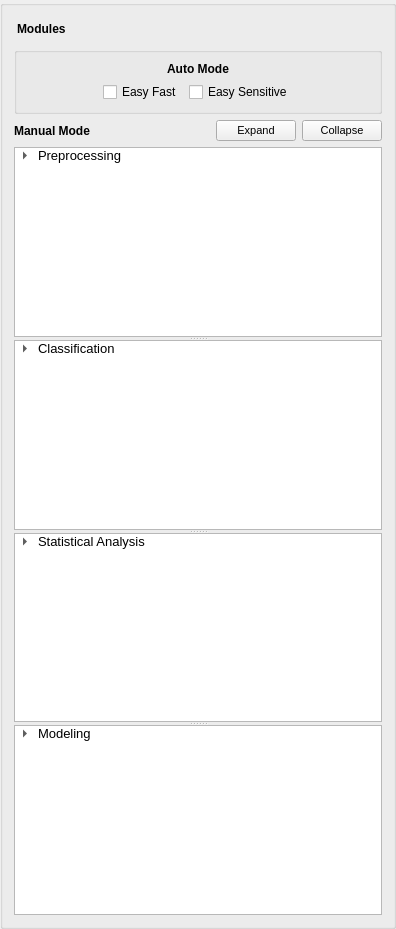
                <widget class="QGroupBox" name="verticalGroupBox_7">
                 <layout class="QVBoxLayout" name="verticalLayout_9">
                  <item>
                   <layout class="QHBoxLayout" name="horizontalLayout_10">
                    <item>
                     <widget class="QLabel" name="label_10">
                      <property name="font">
                       <font>
                        <bold>true</bold>
                       </font>
                      </property>
                      <property name="text">
                       <string>Modules</string>
                      </property>
                      <property name="indent">
                       <number>3</number>
                      </property>
                     </widget>
                    </item>
                    <item>
                     <spacer name="horizontalSpacer_15">
                      <property name="orientation">
                       <enum>Qt::Horizontal</enum>
                      </property>
                      <property name="sizeHint" stdset="0">
                       <size>
                        <width>60</width>
                        <height>24</height>
                       </size>
                      </property>
                     </spacer>
                    </item>
                   </layout>
                  </item>
                  <item>
                   <widget class="QGroupBox" name="PB_Modules_automode_gbx">
                    <layout class="QVBoxLayout" name="verticalLayout_10">
                     <item>
                      <widget class="QLabel" name="label_11">
                       <property name="font">
                        <font>
                         <bold>true</bold>
                        </font>
                       </property>
                       <property name="text">
                        <string>Auto Mode</string>
                       </property>
                       <property name="alignment">
                        <set>Qt::AlignCenter</set>
                       </property>
                      </widget>
                     </item>
                     <item>
                      <layout class="QHBoxLayout" name="horizontalLayout_11">
                       <item>
                        <spacer name="horizontalSpacer_16">
                         <property name="orientation">
                          <enum>Qt::Horizontal</enum>
                         </property>
                         <property name="sizeHint" stdset="0">
                          <size>
                           <width>40</width>
                           <height>20</height>
                          </size>
                         </property>
                        </spacer>
                       </item>
                       <item>
                        <widget class="QCheckBox" name="PB_easy_fast_chk">
                         <property name="text">
                          <string>Easy Fast</string>
                         </property>
                         <property name="autoExclusive">
                          <bool>true</bool>
                         </property>
                        </widget>
                       </item>
                       <item>
                        <widget class="QCheckBox" name="PB_easy_sensitive_chk">
                         <property name="text">
                          <string>Easy Sensitive</string>
                         </property>
                         <property name="autoExclusive">
                          <bool>true</bool>
                         </property>
                        </widget>
                       </item>
                       <item>
                        <spacer name="horizontalSpacer_17">
                         <property name="orientation">
                          <enum>Qt::Horizontal</enum>
                         </property>
                         <property name="sizeHint" stdset="0">
                          <size>
                           <width>40</width>
                           <height>20</height>
                          </size>
                         </property>
                        </spacer>
                       </item>
                      </layout>
                     </item>
                    </layout>
                   </widget>
                  </item>
                  <item>
                   <layout class="QVBoxLayout" name="PB_Modules_Manual_layout">
                    <item>
                     <layout class="QHBoxLayout" name="horizontalLayout_3">
                      <item>
                       <widget class="QLabel" name="label_22">
                        <property name="font">
                         <font>
                          <bold>true</bold>
                         </font>
                        </property>
                        <property name="text">
                         <string>Manual Mode</string>
                        </property>
                        <property name="alignment">
                         <set>Qt::AlignCenter</set>
                        </property>
                        <property name="indent">
                         <number>10</number>
                        </property>
                       </widget>
                      </item>
                      <item>
                       <spacer name="horizontalSpacer_6">
                        <property name="orientation">
                         <enum>Qt::Horizontal</enum>
                        </property>
                        <property name="sizeHint" stdset="0">
                         <size>
                          <width>40</width>
                          <height>20</height>
                         </size>
                        </property>
                       </spacer>
                      </item>
                      <item>
                       <spacer name="horizontalSpacer_7">
                        <property name="orientation">
                         <enum>Qt::Horizontal</enum>
                        </property>
                        <property name="sizeHint" stdset="0">
                         <size>
                          <width>40</width>
                          <height>20</height>
                         </size>
                        </property>
                       </spacer>
                      </item>
                      <item>
                       <spacer name="horizontalSpacer_8">
                        <property name="orientation">
                         <enum>Qt::Horizontal</enum>
                        </property>
                        <property name="sizeHint" stdset="0">
                         <size>
                          <width>40</width>
                          <height>20</height>
                         </size>
                        </property>
                       </spacer>
                      </item>
                      <item>
                       <widget class="QPushButton" name="PB_manual_expandall">
                        <property name="font">
                         <font>
                          <pointsize>8</pointsize>
                         </font>
                        </property>
                        <property name="text">
                         <string>Expand</string>
                        </property>
                       </widget>
                      </item>
                      <item>
                       <widget class="QPushButton" name="PB_manual_collapseall">
                        <property name="font">
                         <font>
                          <pointsize>8</pointsize>
                         </font>
                        </property>
                        <property name="text">
                         <string>Collapse</string>
                        </property>
                       </widget>
                      </item>
                     </layout>
                    </item>
                    <item>
                     <widget class="QSplitter" name="splitter_5">
                      <property name="orientation">
                       <enum>Qt::Vertical</enum>
                      </property>
                      <property name="handleWidth">
                       <number>3</number>
                      </property>
                      <property name="childrenCollapsible">
                       <bool>false</bool>
                      </property>
                      <widget class="QTreeWidget" name="PB_Modules_prep_tree">
                       <property name="font">
                        <font>
                         <pointsize>10</pointsize>
                         <bold>false</bold>
                        </font>
                       </property>
                       <property name="frameShadow">
                        <enum>QFrame::Plain</enum>
                       </property>
                       <property name="editTriggers">
                        <set>QAbstractItemView::NoEditTriggers</set>
                       </property>
                       <property name="tabKeyNavigation">
                        <bool>true</bool>
                       </property>
                       <property name="showDropIndicator" stdset="0">
                        <bool>false</bool>
                       </property>
                       <property name="dragEnabled">
                        <bool>false</bool>
                       </property>
                       <property name="dragDropMode">
                        <enum>QAbstractItemView::NoDragDrop</enum>
                       </property>
                       <property name="alternatingRowColors">
                        <bool>false</bool>
                       </property>
                       <property name="indentation">
                        <number>20</number>
                       </property>
                       <property name="rootIsDecorated">
                        <bool>true</bool>
                       </property>
                       <property name="uniformRowHeights">
                        <bool>false</bool>
                       </property>
                       <property name="animated">
                        <bool>true</bool>
                       </property>
                       <property name="allColumnsShowFocus">
                        <bool>false</bool>
                       </property>
                       <property name="headerHidden">
                        <bool>true</bool>
                       </property>
                       <property name="expandsOnDoubleClick">
                        <bool>false</bool>
                       </property>
                       <attribute name="headerVisible">
                        <bool>false</bool>
                       </attribute>
                       <column>
                        <property name="text">
                         <string>Preprocessing</string>
                        </property>
                       </column>
                       <item>
                        <property name="text">
                         <string>Preprocessing</string>
                        </property>
                        <item>
                         <property name="text">
                          <string>Trimming&amp;QC</string>
                         </property>
                         <item>
                          <property name="text">
                           <string>Trimmomatic</string>
                          </property>
                         </item>
                        </item>
                        <item>
                         <property name="text">
                          <string>Decontamination</string>
                         </property>
                         <item>
                          <property name="text">
                           <string>Bowtie2</string>
                          </property>
                         </item>
                        </item>
                       </item>
                      </widget>
                      <widget class="QTreeWidget" name="PB_Modules_classification_tree">
                       <property name="font">
                        <font>
                         <pointsize>10</pointsize>
                         <bold>false</bold>
                        </font>
                       </property>
                       <property name="frameShadow">
                        <enum>QFrame::Plain</enum>
                       </property>
                       <property name="editTriggers">
                        <set>QAbstractItemView::NoEditTriggers</set>
                       </property>
                       <property name="tabKeyNavigation">
                        <bool>true</bool>
                       </property>
                       <property name="showDropIndicator" stdset="0">
                        <bool>false</bool>
                       </property>
                       <property name="dragEnabled">
                        <bool>false</bool>
                       </property>
                       <property name="dragDropMode">
                        <enum>QAbstractItemView::NoDragDrop</enum>
                       </property>
                       <property name="alternatingRowColors">
                        <bool>false</bool>
                       </property>
                       <property name="indentation">
                        <number>20</number>
                       </property>
                       <property name="rootIsDecorated">
                        <bool>true</bool>
                       </property>
                       <property name="uniformRowHeights">
                        <bool>false</bool>
                       </property>
                       <property name="animated">
                        <bool>true</bool>
                       </property>
                       <property name="allColumnsShowFocus">
                        <bool>false</bool>
                       </property>
                       <property name="headerHidden">
                        <bool>true</bool>
                       </property>
                       <property name="expandsOnDoubleClick">
                        <bool>false</bool>
                       </property>
                       <attribute name="headerVisible">
                        <bool>false</bool>
                       </attribute>
                       <column>
                        <property name="text">
                         <string>Classification</string>
                        </property>
                       </column>
                       <item>
                        <property name="text">
                         <string>Classification</string>
                        </property>
                        <item>
                         <property name="text">
                          <string>Taxonomic Profiling</string>
                         </property>
                         <item>
                          <property name="text">
                           <string>Kraken2</string>
                          </property>
                         </item>
                        </item>
                        <item>
                         <property name="text">
                          <string>Functional Profiling</string>
                         </property>
                         <item>
                          <property name="text">
                           <string>Diamond</string>
                          </property>
                         </item>
                        </item>
                       </item>
                      </widget>
                      <widget class="QTreeWidget" name="PB_Modules_sanalysis_tree">
                       <property name="font">
                        <font>
                         <pointsize>10</pointsize>
                        </font>
                       </property>
                       <property name="editTriggers">
                        <set>QAbstractItemView::NoEditTriggers</set>
                       </property>
                       <property name="tabKeyNavigation">
                        <bool>true</bool>
                       </property>
                       <property name="showDropIndicator" stdset="0">
                        <bool>false</bool>
                       </property>
                       <property name="dragEnabled">
                        <bool>false</bool>
                       </property>
                       <property name="dragDropMode">
                        <enum>QAbstractItemView::NoDragDrop</enum>
                       </property>
                       <property name="autoExpandDelay">
                        <number>-1</number>
                       </property>
                       <property name="animated">
                        <bool>true</bool>
                       </property>
                       <property name="expandsOnDoubleClick">
                        <bool>false</bool>
                       </property>
                       <attribute name="headerVisible">
                        <bool>false</bool>
                       </attribute>
                       <column>
                        <property name="text">
                         <string>Statistical Analysis</string>
                        </property>
                       </column>
                       <item>
                        <property name="text">
                         <string>Statistical Analysis</string>
                        </property>
                        <item>
                         <property name="text">
                          <string>Diversity</string>
                         </property>
                         <item>
                          <property name="text">
                           <string>Alpha</string>
                          </property>
                         </item>
                         <item>
                          <property name="text">
                           <string>Beta</string>
                          </property>
                         </item>
                        </item>
                        <item>
                         <property name="text">
                          <string>Differential Abundance</string>
                         </property>
                         <item>
                          <property name="text">
                           <string>Mann-Whitney U Test</string>
                          </property>
                         </item>
                         <item>
                          <property name="text">
                           <string>LEfSe</string>
                          </property>
                         </item>
                         <item>
                          <property name="text">
                           <string>ANCOMBC</string>
                          </property>
                         </item>
                         <item>
                          <property name="text">
                           <string>SongBird</string>
                          </property>
                         </item>
                        </item>
                       </item>
                      </widget>
                      <widget class="QTreeWidget" name="PB_Modules_modeling_tree">
                       <property name="font">
                        <font>
                         <pointsize>10</pointsize>
                        </font>
                       </property>
                       <property name="editTriggers">
                        <set>QAbstractItemView::NoEditTriggers</set>
                       </property>
                       <property name="tabKeyNavigation">
                        <bool>true</bool>
                       </property>
                       <property name="showDropIndicator" stdset="0">
                        <bool>false</bool>
                       </property>
                       <property name="dragEnabled">
                        <bool>false</bool>
                       </property>
                       <property name="dragDropMode">
                        <enum>QAbstractItemView::NoDragDrop</enum>
                       </property>
                       <property name="animated">
                        <bool>true</bool>
                       </property>
                       <property name="headerHidden">
                        <bool>true</bool>
                       </property>
                       <property name="expandsOnDoubleClick">
                        <bool>false</bool>
                       </property>
                       <column>
                        <property name="text">
                         <string>Modeling</string>
                        </property>
                       </column>
                       <item>
                        <property name="text">
                         <string>Modeling</string>
                        </property>
                        <item>
                         <property name="text">
                          <string>Random Forest</string>
                         </property>
                        </item>
                       </item>
                      </widget>
                     </widget>
                    </item>
                   </layout>
                  </item>
                 </layout>
                </widget>
